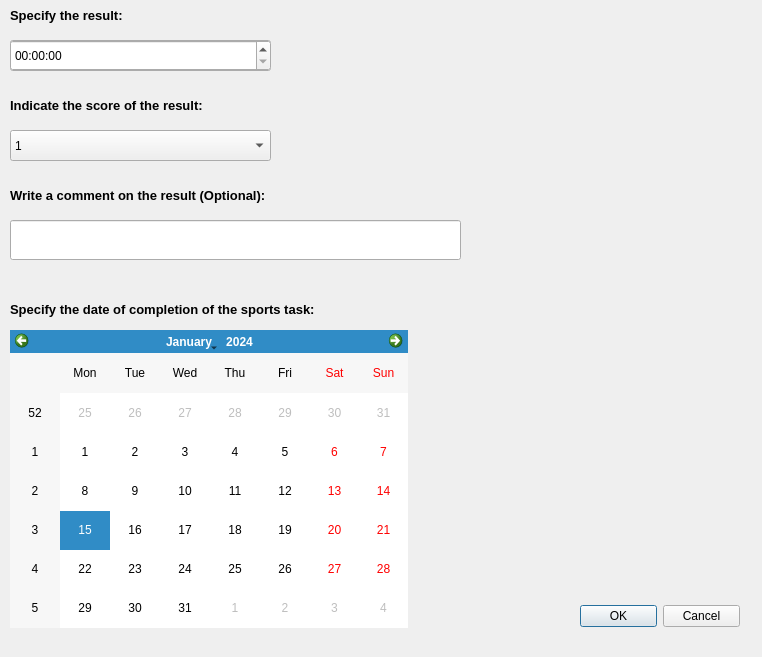
<?xml version="1.0" encoding="UTF-8"?>
<ui version="4.0">
 <class>adding_entry</class>
 <widget class="QDialog" name="adding_entry">
  <property name="geometry">
   <rect>
    <x>0</x>
    <y>0</y>
    <width>762</width>
    <height>657</height>
   </rect>
  </property>
  <property name="windowTitle">
   <string>Adding an entry</string>
  </property>
  <widget class="QLabel" name="lbl_indicate_result">
   <property name="geometry">
    <rect>
     <x>10</x>
     <y>0</y>
     <width>161</width>
     <height>31</height>
    </rect>
   </property>
   <property name="text">
    <string>&lt;html&gt;&lt;head/&gt;&lt;body&gt;&lt;p&gt;&lt;span style=&quot; font-size:10pt; font-weight:600;&quot;&gt;Specify the result:&lt;/span&gt;&lt;/p&gt;&lt;/body&gt;&lt;/html&gt;</string>
   </property>
  </widget>
  <widget class="QLineEdit" name="LE_result_in_form_int">
   <property name="geometry">
    <rect>
     <x>10</x>
     <y>40</y>
     <width>261</width>
     <height>31</height>
    </rect>
   </property>
  </widget>
  <widget class="QTimeEdit" name="TE_result_in_form_time">
   <property name="geometry">
    <rect>
     <x>10</x>
     <y>40</y>
     <width>261</width>
     <height>31</height>
    </rect>
   </property>
   <property name="displayFormat">
    <string>hh:mm:ss</string>
   </property>
  </widget>
  <widget class="QLabel" name="lbl_indicate_mark">
   <property name="geometry">
    <rect>
     <x>10</x>
     <y>90</y>
     <width>281</width>
     <height>31</height>
    </rect>
   </property>
   <property name="text">
    <string>&lt;html&gt;&lt;head/&gt;&lt;body&gt;&lt;p&gt;&lt;span style=&quot; font-size:10pt; font-weight:600;&quot;&gt;Indicate the score of the result:&lt;/span&gt;&lt;/p&gt;&lt;/body&gt;&lt;/html&gt;</string>
   </property>
  </widget>
  <widget class="QComboBox" name="CB_marks">
   <property name="geometry">
    <rect>
     <x>10</x>
     <y>130</y>
     <width>261</width>
     <height>31</height>
    </rect>
   </property>
   <item>
    <property name="text">
     <string>1</string>
    </property>
   </item>
   <item>
    <property name="text">
     <string>2</string>
    </property>
   </item>
   <item>
    <property name="text">
     <string>3</string>
    </property>
   </item>
   <item>
    <property name="text">
     <string>4</string>
    </property>
   </item>
   <item>
    <property name="text">
     <string>5</string>
    </property>
   </item>
  </widget>
  <widget class="QLabel" name="lbl_indicate_comment">
   <property name="geometry">
    <rect>
     <x>10</x>
     <y>180</y>
     <width>371</width>
     <height>31</height>
    </rect>
   </property>
   <property name="text">
    <string>&lt;html&gt;&lt;head/&gt;&lt;body&gt;&lt;p&gt;&lt;span style=&quot; font-size:10pt; font-weight:600;&quot;&gt;Write a comment on the result (Optional):&lt;/span&gt;&lt;/p&gt;&lt;/body&gt;&lt;/html&gt;</string>
   </property>
  </widget>
  <widget class="QLineEdit" name="LE_comment">
   <property name="geometry">
    <rect>
     <x>10</x>
     <y>220</y>
     <width>451</width>
     <height>40</height>
    </rect>
   </property>
  </widget>
  <widget class="QLabel" name="lbl_indicate_date">
   <property name="geometry">
    <rect>
     <x>10</x>
     <y>295</y>
     <width>431</width>
     <height>30</height>
    </rect>
   </property>
   <property name="text">
    <string>&lt;html&gt;&lt;head/&gt;&lt;body&gt;&lt;p&gt;&lt;span style=&quot; font-size:10pt; font-weight:600;&quot;&gt;Specify the date of completion of the sports task:&lt;/span&gt;&lt;/p&gt;&lt;/body&gt;&lt;/html&gt;</string>
   </property>
  </widget>
  <widget class="QDialogButtonBox" name="dialog_btns">
   <property name="geometry">
    <rect>
     <x>580</x>
     <y>600</y>
     <width>160</width>
     <height>32</height>
    </rect>
   </property>
   <property name="orientation">
    <enum>Qt::Horizontal</enum>
   </property>
   <property name="standardButtons">
    <set>QDialogButtonBox::Cancel|QDialogButtonBox::Ok</set>
   </property>
  </widget>
  <widget class="QCalendarWidget" name="calendarWidget">
   <property name="geometry">
    <rect>
     <x>10</x>
     <y>330</y>
     <width>398</width>
     <height>298</height>
    </rect>
   </property>
  </widget>
 </widget>
 <resources/>
 <connections/>
</ui>
